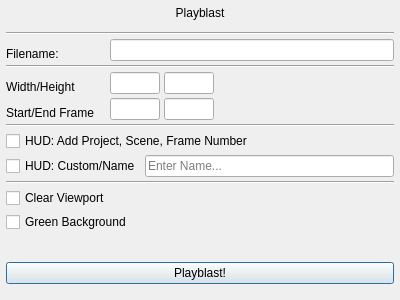
<?xml version="1.0" encoding="UTF-8"?>
<ui version="4.0">
 <class>playblast_dlg</class>
 <widget class="QDialog" name="playblast_dlg">
  <property name="geometry">
   <rect>
    <x>0</x>
    <y>0</y>
    <width>400</width>
    <height>300</height>
   </rect>
  </property>
  <property name="sizePolicy">
   <sizepolicy hsizetype="Fixed" vsizetype="Fixed">
    <horstretch>0</horstretch>
    <verstretch>0</verstretch>
   </sizepolicy>
  </property>
  <property name="minimumSize">
   <size>
    <width>400</width>
    <height>300</height>
   </size>
  </property>
  <property name="maximumSize">
   <size>
    <width>400</width>
    <height>300</height>
   </size>
  </property>
  <property name="windowTitle">
   <string>Playblast</string>
  </property>
  <layout class="QVBoxLayout" name="main_vlt">
   <property name="spacing">
    <number>4</number>
   </property>
   <property name="margin">
    <number>6</number>
   </property>
   <item>
    <layout class="QVBoxLayout" name="playblast_vlt">
     <property name="spacing">
      <number>4</number>
     </property>
     <property name="bottomMargin">
      <number>10</number>
     </property>
     <item>
      <layout class="QHBoxLayout" name="title_hlt">
       <property name="bottomMargin">
        <number>8</number>
       </property>
       <item>
        <widget class="QLabel" name="title_lbl">
         <property name="text">
          <string>Playblast</string>
         </property>
         <property name="alignment">
          <set>Qt::AlignCenter</set>
         </property>
        </widget>
       </item>
      </layout>
     </item>
     <item>
      <widget class="Line" name="line">
       <property name="orientation">
        <enum>Qt::Horizontal</enum>
       </property>
      </widget>
     </item>
     <item>
      <layout class="QHBoxLayout" name="filename_hlt">
       <property name="spacing">
        <number>4</number>
       </property>
       <item>
        <widget class="QLabel" name="filename_lbl">
         <property name="sizePolicy">
          <sizepolicy hsizetype="Fixed" vsizetype="Preferred">
           <horstretch>0</horstretch>
           <verstretch>0</verstretch>
          </sizepolicy>
         </property>
         <property name="minimumSize">
          <size>
           <width>100</width>
           <height>0</height>
          </size>
         </property>
         <property name="maximumSize">
          <size>
           <width>150</width>
           <height>16777215</height>
          </size>
         </property>
         <property name="text">
          <string>Filename:</string>
         </property>
         <property name="alignment">
          <set>Qt::AlignBottom|Qt::AlignLeading|Qt::AlignLeft</set>
         </property>
         <property name="buddy">
          <cstring>filename_le</cstring>
         </property>
        </widget>
       </item>
       <item>
        <widget class="QLineEdit" name="filename_le">
         <property name="enabled">
          <bool>true</bool>
         </property>
         <property name="readOnly">
          <bool>false</bool>
         </property>
        </widget>
       </item>
      </layout>
     </item>
     <item>
      <widget class="Line" name="line_2">
       <property name="orientation">
        <enum>Qt::Horizontal</enum>
       </property>
      </widget>
     </item>
     <item>
      <layout class="QHBoxLayout" name="widthHeight_hlt">
       <property name="spacing">
        <number>4</number>
       </property>
       <item>
        <widget class="QLabel" name="widthHeight_lbl">
         <property name="sizePolicy">
          <sizepolicy hsizetype="Fixed" vsizetype="Preferred">
           <horstretch>0</horstretch>
           <verstretch>0</verstretch>
          </sizepolicy>
         </property>
         <property name="minimumSize">
          <size>
           <width>100</width>
           <height>0</height>
          </size>
         </property>
         <property name="text">
          <string>Width/Height</string>
         </property>
         <property name="alignment">
          <set>Qt::AlignBottom|Qt::AlignLeading|Qt::AlignLeft</set>
         </property>
         <property name="buddy">
          <cstring>width_le</cstring>
         </property>
        </widget>
       </item>
       <item>
        <widget class="QLineEdit" name="width_le">
         <property name="sizePolicy">
          <sizepolicy hsizetype="Fixed" vsizetype="Fixed">
           <horstretch>0</horstretch>
           <verstretch>0</verstretch>
          </sizepolicy>
         </property>
         <property name="maximumSize">
          <size>
           <width>50</width>
           <height>16777215</height>
          </size>
         </property>
         <property name="text">
          <string/>
         </property>
        </widget>
       </item>
       <item>
        <widget class="QLineEdit" name="height_le">
         <property name="sizePolicy">
          <sizepolicy hsizetype="Fixed" vsizetype="Fixed">
           <horstretch>0</horstretch>
           <verstretch>0</verstretch>
          </sizepolicy>
         </property>
         <property name="maximumSize">
          <size>
           <width>50</width>
           <height>16777215</height>
          </size>
         </property>
         <property name="text">
          <string/>
         </property>
        </widget>
       </item>
       <item>
        <spacer name="widthHeight_hspc">
         <property name="orientation">
          <enum>Qt::Horizontal</enum>
         </property>
         <property name="sizeHint" stdset="0">
          <size>
           <width>40</width>
           <height>20</height>
          </size>
         </property>
        </spacer>
       </item>
      </layout>
     </item>
     <item>
      <layout class="QHBoxLayout" name="startEnd_hlt">
       <property name="spacing">
        <number>4</number>
       </property>
       <item>
        <widget class="QLabel" name="startEnd_lbl">
         <property name="sizePolicy">
          <sizepolicy hsizetype="Fixed" vsizetype="Preferred">
           <horstretch>0</horstretch>
           <verstretch>0</verstretch>
          </sizepolicy>
         </property>
         <property name="minimumSize">
          <size>
           <width>100</width>
           <height>0</height>
          </size>
         </property>
         <property name="text">
          <string>Start/End Frame</string>
         </property>
         <property name="alignment">
          <set>Qt::AlignBottom|Qt::AlignLeading|Qt::AlignLeft</set>
         </property>
         <property name="buddy">
          <cstring>start_le</cstring>
         </property>
        </widget>
       </item>
       <item>
        <widget class="QLineEdit" name="start_le">
         <property name="sizePolicy">
          <sizepolicy hsizetype="Fixed" vsizetype="Fixed">
           <horstretch>0</horstretch>
           <verstretch>0</verstretch>
          </sizepolicy>
         </property>
         <property name="maximumSize">
          <size>
           <width>50</width>
           <height>16777215</height>
          </size>
         </property>
        </widget>
       </item>
       <item>
        <widget class="QLineEdit" name="end_le">
         <property name="sizePolicy">
          <sizepolicy hsizetype="Fixed" vsizetype="Fixed">
           <horstretch>0</horstretch>
           <verstretch>0</verstretch>
          </sizepolicy>
         </property>
         <property name="maximumSize">
          <size>
           <width>50</width>
           <height>16777215</height>
          </size>
         </property>
        </widget>
       </item>
       <item>
        <spacer name="startEnd_hspc">
         <property name="orientation">
          <enum>Qt::Horizontal</enum>
         </property>
         <property name="sizeHint" stdset="0">
          <size>
           <width>40</width>
           <height>20</height>
          </size>
         </property>
        </spacer>
       </item>
      </layout>
     </item>
     <item>
      <widget class="Line" name="line_3">
       <property name="orientation">
        <enum>Qt::Horizontal</enum>
       </property>
      </widget>
     </item>
     <item>
      <widget class="QCheckBox" name="hud_chk">
       <property name="text">
        <string>HUD: Add Project, Scene, Frame Number</string>
       </property>
       <property name="checked">
        <bool>false</bool>
       </property>
      </widget>
     </item>
     <item>
      <layout class="QHBoxLayout" name="cstmHud_hlt">
       <property name="spacing">
        <number>4</number>
       </property>
       <item>
        <widget class="QCheckBox" name="cstmHud_chk">
         <property name="text">
          <string>HUD: Custom/Name</string>
         </property>
        </widget>
       </item>
       <item>
        <widget class="QLineEdit" name="cstmHud_le">
         <property name="enabled">
          <bool>true</bool>
         </property>
         <property name="text">
          <string/>
         </property>
         <property name="placeholderText">
          <string>Enter Name...</string>
         </property>
        </widget>
       </item>
      </layout>
     </item>
     <item>
      <widget class="Line" name="line_4">
       <property name="orientation">
        <enum>Qt::Horizontal</enum>
       </property>
      </widget>
     </item>
     <item>
      <widget class="QCheckBox" name="clearViewport_chk">
       <property name="text">
        <string>Clear Viewport</string>
       </property>
       <property name="checked">
        <bool>false</bool>
       </property>
      </widget>
     </item>
     <item>
      <widget class="QCheckBox" name="green_chk">
       <property name="text">
        <string>Green Background</string>
       </property>
      </widget>
     </item>
     <item>
      <spacer name="playblast_vspc">
       <property name="orientation">
        <enum>Qt::Vertical</enum>
       </property>
       <property name="sizeHint" stdset="0">
        <size>
         <width>20</width>
         <height>40</height>
        </size>
       </property>
      </spacer>
     </item>
     <item>
      <widget class="QPushButton" name="playblast_btn">
       <property name="text">
        <string>Playblast!</string>
       </property>
      </widget>
     </item>
    </layout>
   </item>
  </layout>
 </widget>
 <layoutdefault spacing="4" margin="5"/>
 <resources/>
 <connections/>
</ui>
